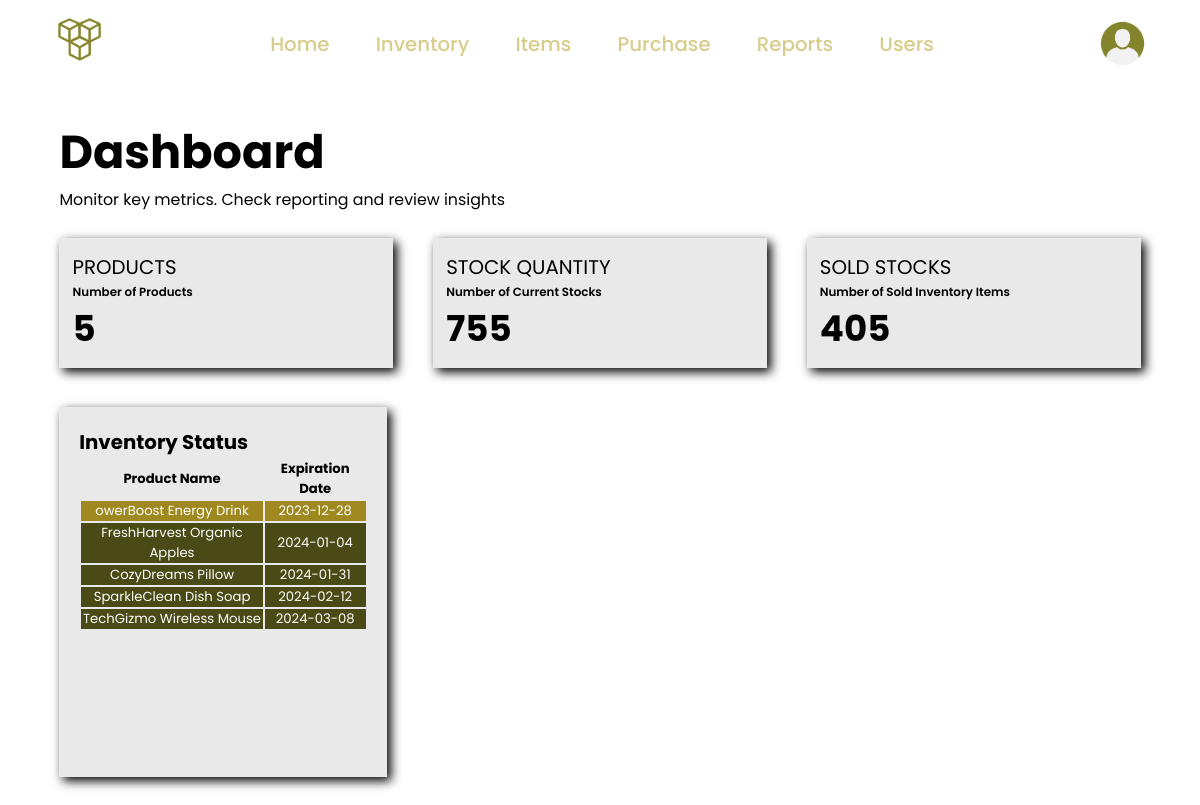
The page /RESERVOIR/home.php (signed in) on the database its author committed.
### tables this page shows
CREATE TABLE `inventory` (
  `BatchID` int(11) NOT NULL,
  `ProductName` varchar(50) NOT NULL,
  `ExpirationDate` date NOT NULL,
  `Price` int(11) NOT NULL,
  `StockQuantity` int(11) NOT NULL,
  `SoldStock` int(11) NOT NULL,
  `CurrentInventory` int(11) NOT NULL,
  `Status` varchar(50) NOT NULL
);

### RESERVOIR/home.php (the view, shortened to what this page needs)
<!DOCTYPE html>
<html lang="en">
    <head>
        <link rel="stylesheet" href="css/home.css">
        <link rel="stylesheet" href="css/main.css">
    </head>
    <body>
        <header>
        <nav>
            <a href="home.php" id="logo"><img src="images/logo.png" class="logo-icon"></a>
            <ul id="nav-bar">
                <li><a href="home.php">Home</a></li>
                <li><a href="inventory.php">Inventory</a></li>
                <li><a href="items.php">Items</a></li>
                <li><a href="purchase.php">Purchase</a></li>
                <li><a href="report.php">Reports</a></li>
                <?php if (strcasecmp($_SESSION['position'], "admin") == 0 || strcasecmp($_SESSION['position'], "Owner") == 0) { ?>
                <li><a href="user.php" id="admin-only">Users</a></li>
                <?php } ?>
            </ul>
            <img src="images/user.png" alt="user" class = "user-pic" onclick="menuToggle();">
        </nav>
        </header>
        <div class="main-content">
            <main>
                <div class="page-header">
                    <div>
                    <h1>Dashboard</h1>
                    <small>Monitor key metrics. Check reporting and review insights</small>
                    </div>
                </div>
                <div class="cards">
                    <div class="card-single">
                        <div class="card-flex">
                            <div class="card-info">
                                <div class="card-head">
                                    <span>Products</span>
                                    <small>Number of Products</small>
                                </div>
                                <?php
                                    require 'php\number_of.php';
                                    $query = "SELECT BatchID FROM inventory ORDER BY BatchID";
                                    $query_run = mysqli_query($connection, $query);
                                    $row = mysqli_num_rows($query_run);
                                    echo '<h2> '.$row.' </h2>';
                                ?>
                            </div>
                        </div>
                    </div>
                    <div class="card-single">
                        <div class="card-flex">
                            <div class="card-info">
                                <div class="card-head">
                                    <span>Stock Quantity</span>
                                    <small>Number of Current Stocks</small>
                                </div>
                                <?php
                                require 'php\number_of.php';
                                $query = "SELECT CurrentInventory FROM inventory";
                                $query_run = mysqli_query($connection, $query);
                                $qty= 0;
                                while ($num = mysqli_fetch_assoc($query_run)) {
                                    $qty += $num['CurrentInventory'];
                                }
                                echo '<h2>'.$qty.'</h2>';
                                ?>
                            </div>
                        </div>
                    </div>
                    <div class="card-single">
                        <div class="card-flex">
                            <div class="card-info">
                                <div class="card-head">
                                    <span>Sold Stocks</span>
                                    <small>Number of Sold Inventory Items</small>
                                </div>
                                <?php
                                require 'php\number_of.php';
                                $query = "SELECT SoldStock FROM inventory";
                                $query_run = mysqli_query($connection, $query);
                                $qty= 0;
                                while ($num = mysqli_fetch_assoc($query_run)) {
                                    $qty += $num['SoldStock'];
                                }
                                echo '<h2>'.$qty.'</h2>';
                                ?>
                            </div>
                        </div>
                    </div>
                </div>
                <div class="notifs-grid">
                    <div class="analytics-card">
                <?php
                $query = "SELECT * FROM inventory ORDER BY ExpirationDate";
                $query_run = mysqli_query($connection, $query);
                $products = array();
                while ($row = mysqli_fetch_assoc($query_run)) {
                    $products[] = $row;
                }
                function getHighlightClass($expirationDate) {
                    $currentDate = date('Y-m-d');
                    $expirationDate = date('Y-m-d', strtotime($expirationDate));
                    $daysDifference = (strtotime($expirationDate) - strtotime($currentDate)) / (60 * 60 * 24);
                    if ($daysDifference < 0) {
                        return "highlight-red";
                    } elseif ($daysDifference <= 30) {
                        return "highlight-yellow";
                    } else {
                        return "highlight-green";
                    }
                }
                usort($products, function ($a, $b) {
                    $aIsNearExpired = (strtotime($a['ExpirationDate']) - time()) <= (30 * 24 * 60 * 60);
                    $bIsNearExpired = (strtotime($b['ExpirationDate']) - time()) <= (30 * 24 * 60 * 60);
                    if ($aIsNearExpired && !$bIsNearExpired) {
                        return -1;
                    } elseif (!$aIsNearExpired && $bIsNearExpired) {
                        return 1;
                    } else {
                        return 0;
                    }
                });
                ?>
                <head>
                    <link rel="stylesheet" href="css\home.css">
                </head>
                    <div>
                        <h2>Inventory Status</h2>
                        <table width="100%">
                            <thead>
                                <tr>
                                    <th>Product Name</th>
                                    <th>Expiration Date</th>
                                </tr>
                            </thead>
                            <tbody>
                                <?php
                                foreach ($products as $product) {
                                    $highlightClass = getHighlightClass($product['ExpirationDate']);
                                    echo '<tr class="' . $highlightClass . '">';
                                    echo '<td>' . $product['ProductName'] . '</td>';
                                    echo '<td>' . $product['ExpirationDate'] . '</td>';
                                    echo '</tr>';
                                }
                                ?>
                            </tbody>
                        </table>
                    </div>
                    </div>
                    <!DOCTYPE HTML>
                    <html>
                    <head>
                    </head>
                    <body>
                        <div id="chartContainer" style="height: 370px; width: 100%;"></div>
                    </body>
                    </html>
                </div>
            </main>
        </div>
    </body>
</html>

### RESERVOIR/css/home.css (style rules this page uses)
.main-content { margin-left: 3rem; margin-right: 3rem; padding-top: 10px; }
main { padding: 1.5rem; min-height: calc(100vh - 70px); }
.page-header { display: flex; justify-content: space-between; }
.page-header h1 { font-size: 3.5rem; }
.page-header small { font-size: 1.2rem; }
.cards { display: grid; grid-template-columns: repeat(3, 1fr); grid-gap: 3rem; margin-top: 2rem; }
.card-single { background-color: #d6d6d687; padding: 1rem; box-shadow: 4px 4px 10px rgba(0, 0, 0, 1); border-radius: 2; }
.card-flex { display: grid; grid-template-columns: 70% auto; }
.card-head span { display: block; text-transform: uppercase; font-size: 1.5rem; }
.card-head small { font-weight: 600; font-size: 0.9rem; }
.card-info h2 { font-size:2.7rem; }
.notifs-grid { margin-top: 3rem; display: grid; grid-template-columns: auto 66%; grid-gap: 3rem; }
.analytics-card { background-color: #d6d6d687; box-shadow: 4px 4px 10px rgba(0, 0, 0, 1); border-radius: 2; padding: 1.5rem; }
.inventory-table th, td { text-align: center; }
li a::after { background-color: #cdc06fcd; }
.highlight-yellow { background-color: rgba(154, 129, 18, 0.934); color: white; }
.highlight-green { background-color: #3f3f07ee; color: white; }

### RESERVOIR/css/main.css (style rules this page uses)
* { padding: 0; margin: 0; box-sizing: border-box; font-family: 'Poppins', sans-serif; }
html { font-size: 82.5%; }
html,body { background: url(../images/gbb.png) no-repeat fixed; background-size: cover; }
header { width: 100%; background: url(../images/bgg.png) no-repeat fixed; background-size: cover; padding: 1rem 4rem; }
nav { display: flex; justify-content: space-between; align-items: center; }
nav ul { list-style: none; display: flex; gap: 3.5rem; }
nav a { font-size: 1.5rem; text-decoration: none; }
nav ul a { color: #cdc06fcd; font-weight: 500; }
#nav-bar li a { position: relative; }
#nav-bar li a::before { content: ''; position: absolute; left: 0; bottom: -2px; width: 100%; height: 2px; background-color: #cdc06f4d; transform: scaleX(0); transition: transform 0.3s ease-in-out; }
li a::after { background-color: #cdc06fcd; }
.logo-icon { width: 4rem; height: 4rem; border-radius: 50%; cursor: pointer; }
.user-pic { width: 3.7rem; height: 3.7rem; border-radius: 50%; cursor: pointer; }

### rows shown on the page
inventory: ProductName "owerBoost Energy Drink", ExpirationDate "2023-12-28"
inventory: ProductName "FreshHarvest Organic Apples", ExpirationDate "2024-01-04"
inventory: ProductName "CozyDreams Pillow", ExpirationDate "2024-01-31"
inventory: ProductName "SparkleClean Dish Soap", ExpirationDate "2024-02-12"
inventory: ProductName "TechGizmo Wireless Mouse", ExpirationDate "2024-03-08"

### other values the page prints
$row "5"
$qty "755"
$qty "405"
